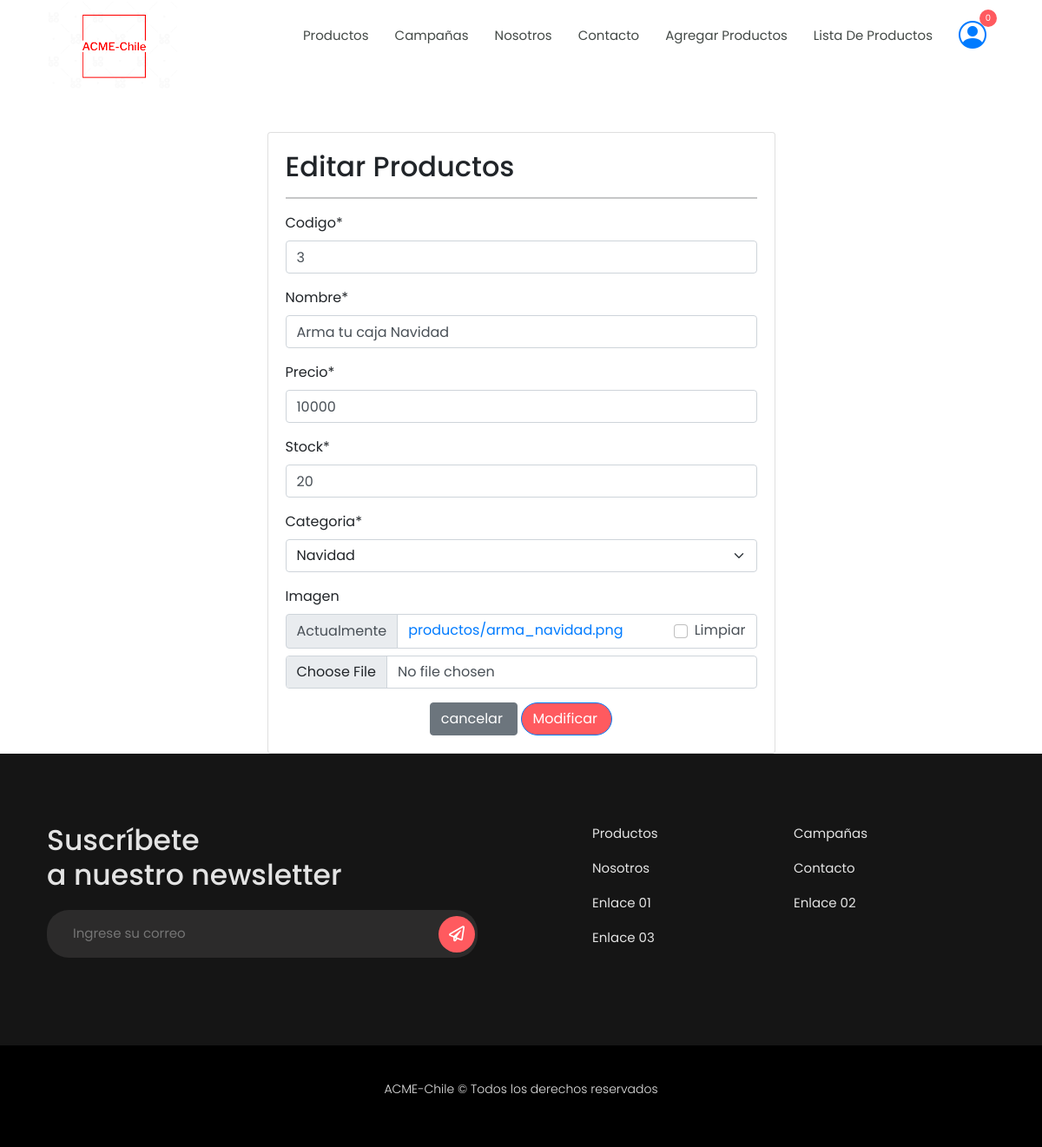
Page /modificar-producto/3/ on the committed database.
### acne/models.py (models this page shows, shortened)
class Producto(models.Model):
    codigo = models.CharField(primary_key=True, max_length=10, verbose_name="Codigo")
    nombre = models.CharField(max_length=50, verbose_name="Nombre")
    precio = models.IntegerField(verbose_name="Precio")
    stock = models.IntegerField(verbose_name="Stock")
    categoria = models.ForeignKey(Categoria, on_delete=models.CASCADE, verbose_name="Categoria")
    imagen = models.ImageField(upload_to="productos", null=True, blank=True, verbose_name="Imagen")

### acne/views.py (the view, shortened to what this page needs)
# urls.py: path('modificar-producto/<int:id>/', modificar_producto, name="modificar_producto"),
def modificar_producto(request, id):
    producto = get_object_or_404(Producto, codigo=id)
    data = {
        'form': ProductoForm(instance=producto)
    }
    return render(request, 'app/producto/modificar.html', data)

### acne/forms.py
class ProductoForm(forms.ModelForm):
    class Meta:
        model = Producto
        fields = '__all__'

### acne/models.py (called while the page is built)
    def __str__(self):
        return self.nombreCategoria

### acne/templates/app/producto/modificar.html (shortened to what this page needs)
{% extends 'app/base.html' %}
{% load crispy_forms_tags %}
{% block contenido%}
<br><br>
<div class="row">
    <div class="col-12 col-md-6 offset-md-3">
        <div class="card">
            <div class="card-body">
                <h2>Editar Productos</h2>
                <hr>
                <form action="" method="post" enctype="multipart/form-data">
                    {{ form | crispy }}
                    <div class="d-flex justify-content-center">
                        <input type="reset" value="cancelar " class="btn btn-secondary">
                        <input type="submit" value="Modificar " class="btn btn-primary">
                    </div>
                </form>
            </div>
        </div>
    </div>
</div>
{% endblock %}

### acne/static/app/css/style.css (style rules this page uses)
:root { --color-principal: #FF5A5F; --color-primary-hover:#d64246; --color-verde:#04A75B; --color-negro: #444A47; --color-fondo: #F7F9FD; --color-footer: #151515; }
* { padding: 0px; margin: 0; }
body { font-family: 'Poppins', sans-serif; }
.hm-wrapper, body { min-height: 100%; }
a { text-decoration: none; }
.btn-primary { background: var(--color-principal); color: #fff; border-radius: 25px; text-align: center; }

### rows in the picture
Producto: codigo "3", nombre "Arma tu caja Navidad", precio "10000", stock "20", categoria "Navidad"
